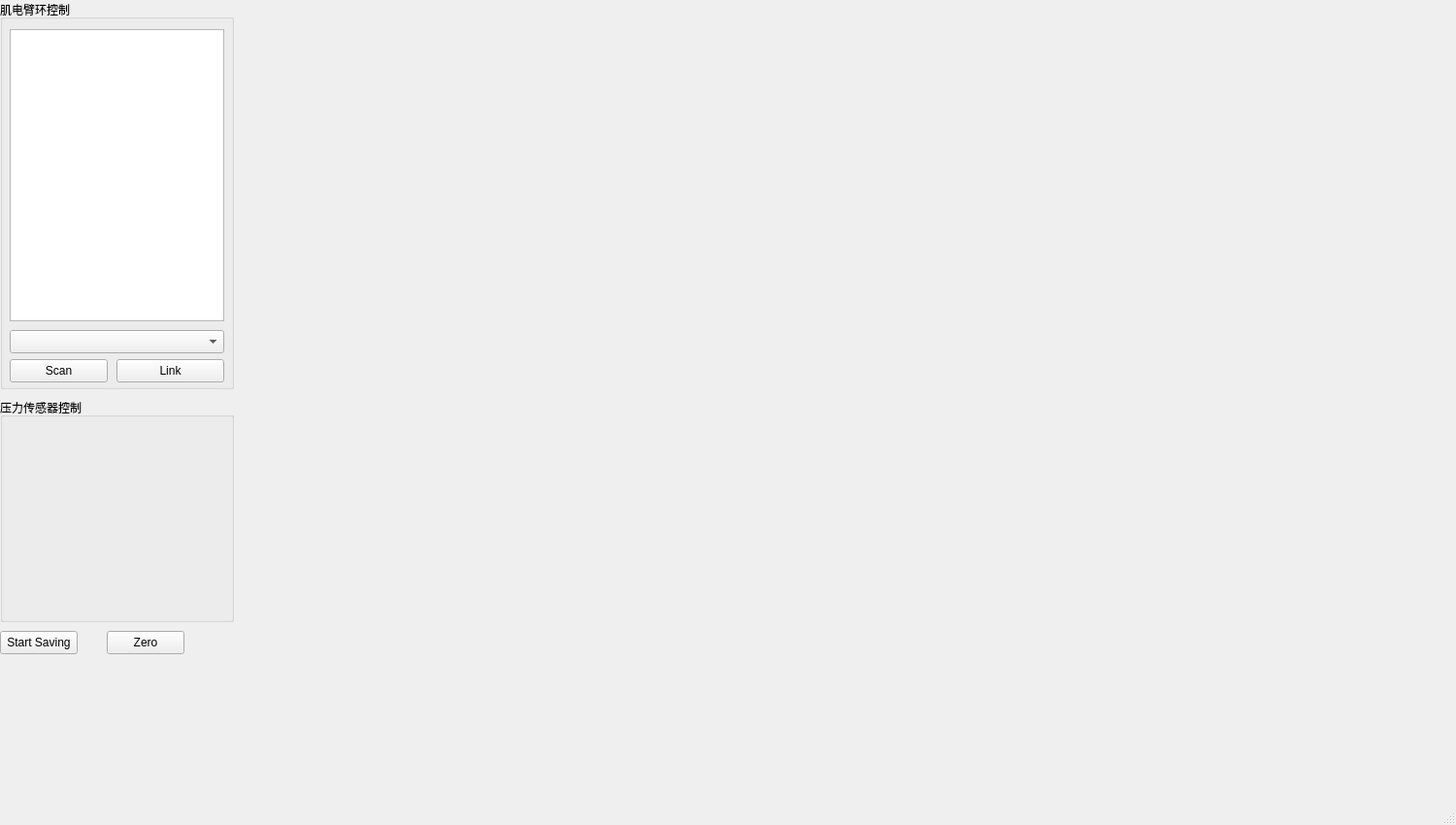
<?xml version="1.0" encoding="UTF-8"?>
<ui version="4.0">
 <class>MainWindow</class>
 <widget class="QMainWindow" name="MainWindow">
  <property name="geometry">
   <rect>
    <x>0</x>
    <y>0</y>
    <width>1500</width>
    <height>850</height>
   </rect>
  </property>
  <property name="windowTitle">
   <string>MainWindow</string>
  </property>
  <widget class="QWidget" name="centralwidget">
   <widget class="QWidget" name="verticalLayoutWidget">
    <property name="geometry">
     <rect>
      <x>310</x>
      <y>0</y>
      <width>281</width>
      <height>201</height>
     </rect>
    </property>
    <layout class="QVBoxLayout" name="vlo_0"/>
   </widget>
   <widget class="QWidget" name="verticalLayoutWidget_2">
    <property name="geometry">
     <rect>
      <x>610</x>
      <y>0</y>
      <width>281</width>
      <height>201</height>
     </rect>
    </property>
    <layout class="QVBoxLayout" name="vlo_1"/>
   </widget>
   <widget class="QWidget" name="verticalLayoutWidget_5">
    <property name="geometry">
     <rect>
      <x>310</x>
      <y>220</y>
      <width>281</width>
      <height>201</height>
     </rect>
    </property>
    <layout class="QVBoxLayout" name="vlo_4"/>
   </widget>
   <widget class="QWidget" name="verticalLayoutWidget_6">
    <property name="geometry">
     <rect>
      <x>610</x>
      <y>220</y>
      <width>281</width>
      <height>201</height>
     </rect>
    </property>
    <layout class="QVBoxLayout" name="vlo_5"/>
   </widget>
   <widget class="QWidget" name="verticalLayoutWidget_7">
    <property name="geometry">
     <rect>
      <x>910</x>
      <y>220</y>
      <width>281</width>
      <height>201</height>
     </rect>
    </property>
    <layout class="QVBoxLayout" name="vlo_6"/>
   </widget>
   <widget class="QWidget" name="verticalLayoutWidget_8">
    <property name="geometry">
     <rect>
      <x>1210</x>
      <y>220</y>
      <width>281</width>
      <height>201</height>
     </rect>
    </property>
    <layout class="QVBoxLayout" name="vlo_7"/>
   </widget>
   <widget class="QGroupBox" name="groupBox">
    <property name="geometry">
     <rect>
      <x>0</x>
      <y>0</y>
      <width>241</width>
      <height>401</height>
     </rect>
    </property>
    <property name="title">
     <string>肌电臂环控制</string>
    </property>
    <widget class="QPushButton" name="pb_link">
     <property name="geometry">
      <rect>
       <x>120</x>
       <y>370</y>
       <width>111</width>
       <height>24</height>
      </rect>
     </property>
     <property name="text">
      <string>Link</string>
     </property>
    </widget>
    <widget class="QPushButton" name="pb_scan">
     <property name="geometry">
      <rect>
       <x>10</x>
       <y>370</y>
       <width>101</width>
       <height>24</height>
      </rect>
     </property>
     <property name="text">
      <string>Scan</string>
     </property>
    </widget>
    <widget class="QPlainTextEdit" name="pte_info">
     <property name="geometry">
      <rect>
       <x>10</x>
       <y>30</y>
       <width>221</width>
       <height>301</height>
      </rect>
     </property>
    </widget>
    <widget class="QComboBox" name="cbox_fre">
     <property name="geometry">
      <rect>
       <x>10</x>
       <y>340</y>
       <width>221</width>
       <height>24</height>
      </rect>
     </property>
    </widget>
   </widget>
   <widget class="QGroupBox" name="gbox_force">
    <property name="geometry">
     <rect>
      <x>0</x>
      <y>410</y>
      <width>241</width>
      <height>231</height>
     </rect>
    </property>
    <property name="title">
     <string>压力传感器控制</string>
    </property>
   </widget>
   <widget class="QPushButton" name="pb_test">
    <property name="geometry">
     <rect>
      <x>0</x>
      <y>650</y>
      <width>80</width>
      <height>24</height>
     </rect>
    </property>
    <property name="text">
     <string>Start Saving</string>
    </property>
   </widget>
   <widget class="QWidget" name="verticalLayoutWidget_9">
    <property name="geometry">
     <rect>
      <x>310</x>
      <y>430</y>
      <width>381</width>
      <height>181</height>
     </rect>
    </property>
    <layout class="QVBoxLayout" name="vlo_8">
     <property name="topMargin">
      <number>0</number>
     </property>
    </layout>
   </widget>
   <widget class="QWidget" name="verticalLayoutWidget_10">
    <property name="geometry">
     <rect>
      <x>710</x>
      <y>430</y>
      <width>381</width>
      <height>181</height>
     </rect>
    </property>
    <layout class="QVBoxLayout" name="vlo_9"/>
   </widget>
   <widget class="QWidget" name="verticalLayoutWidget_11">
    <property name="geometry">
     <rect>
      <x>1110</x>
      <y>430</y>
      <width>381</width>
      <height>181</height>
     </rect>
    </property>
    <layout class="QVBoxLayout" name="vlo_10"/>
   </widget>
   <widget class="QWidget" name="verticalLayoutWidget_12">
    <property name="geometry">
     <rect>
      <x>310</x>
      <y>620</y>
      <width>381</width>
      <height>181</height>
     </rect>
    </property>
    <layout class="QVBoxLayout" name="vlo_11"/>
   </widget>
   <widget class="QWidget" name="verticalLayoutWidget_13">
    <property name="geometry">
     <rect>
      <x>710</x>
      <y>620</y>
      <width>381</width>
      <height>181</height>
     </rect>
    </property>
    <layout class="QVBoxLayout" name="vlo_12"/>
   </widget>
   <widget class="QWidget" name="verticalLayoutWidget_14">
    <property name="geometry">
     <rect>
      <x>1110</x>
      <y>620</y>
      <width>381</width>
      <height>181</height>
     </rect>
    </property>
    <layout class="QVBoxLayout" name="vlo_13"/>
   </widget>
   <widget class="QPushButton" name="pb_test_2">
    <property name="geometry">
     <rect>
      <x>110</x>
      <y>650</y>
      <width>80</width>
      <height>24</height>
     </rect>
    </property>
    <property name="text">
     <string>Zero</string>
    </property>
   </widget>
   <widget class="QWidget" name="verticalLayoutWidget_3">
    <property name="geometry">
     <rect>
      <x>910</x>
      <y>0</y>
      <width>279</width>
      <height>199</height>
     </rect>
    </property>
    <layout class="QVBoxLayout" name="vlo_2"/>
   </widget>
   <widget class="QWidget" name="verticalLayoutWidget_4">
    <property name="geometry">
     <rect>
      <x>1210</x>
      <y>0</y>
      <width>281</width>
      <height>201</height>
     </rect>
    </property>
    <layout class="QVBoxLayout" name="vlo_3"/>
   </widget>
  </widget>
  <widget class="QMenuBar" name="menubar">
   <property name="geometry">
    <rect>
     <x>0</x>
     <y>0</y>
     <width>1500</width>
     <height>25</height>
    </rect>
   </property>
  </widget>
  <widget class="QStatusBar" name="statusbar"/>
 </widget>
 <resources/>
 <connections/>
</ui>
